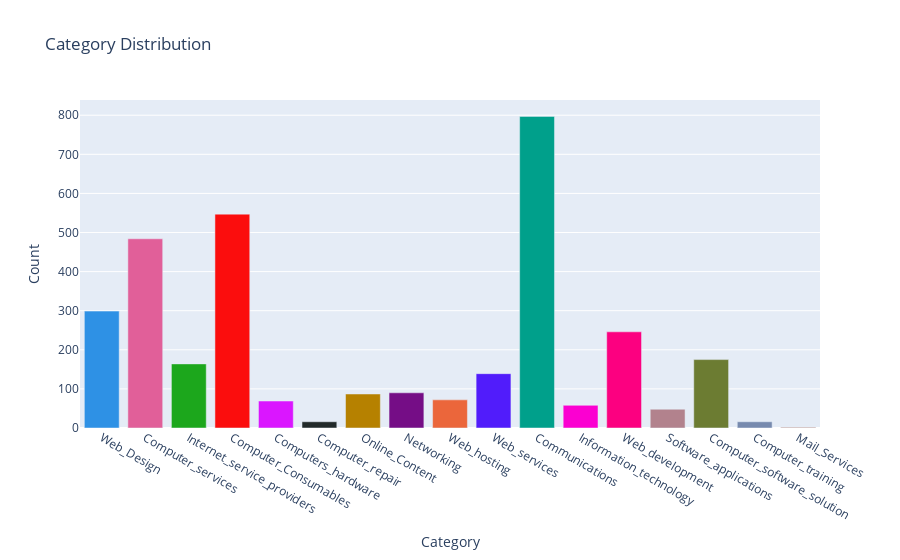

The notebook cell this image was saved under:
### Code cell
# Bar chart for the category distribution in the data

import plotly.colors

# Generate a color scale based on the number of categories
colors = plotly.colors.qualitative.Dark24[:len(labels)]

# print(colors)
bar = go.Figure(data=[go.Bar(x=labels, y=values,marker=dict(color=colors))])
bar.update_layout(
    title='Category Distribution',
    xaxis=dict(title='Category'),
    yaxis=dict(title='Count'),
    showlegend=False
)

bar.show(config={'scrollZoom': True})

### Figure 1 — Plotly figure (JSON) as saved in the notebook; plotly's stock layout.template omitted (floating-point values rounded to 4 significant figures)
{"data": [{"marker": {"color": ["#2E91E5", "#E15F99", "#1CA71C", "#FB0D0D", "#DA16FF", "#222A2A", "#B68100", "#750D86", "#EB663B", "#511CFB", "#00A08B", "#FB00D1", "#FC0080", "#B2828D", "#6C7C32", "#778AAE", "#862A16"]}, "type": "bar", "x": ["Web_Design", "Computer_services", "Internet_service_providers", "Computer_Consumables", "Computers_hardware", "Computer_repair", "Online_Content", "Networking", "Web_hosting", "Web_services", "Communications", "Information_technology", "Web_development", "Software_applications", "Computer_software_solution", "Computer_training", "Mail_Services"], "y": [299, 484, 164, 547, 69, 16, 87, 90, 72, 139, 797, 58, 246, 48, 175, 16, 1]}], "layout": {"showlegend": false, "title": {"text": "Category Distribution"}, "xaxis": {"title": {"text": "Category"}}, "yaxis": {"title": {"text": "Count"}}}}
